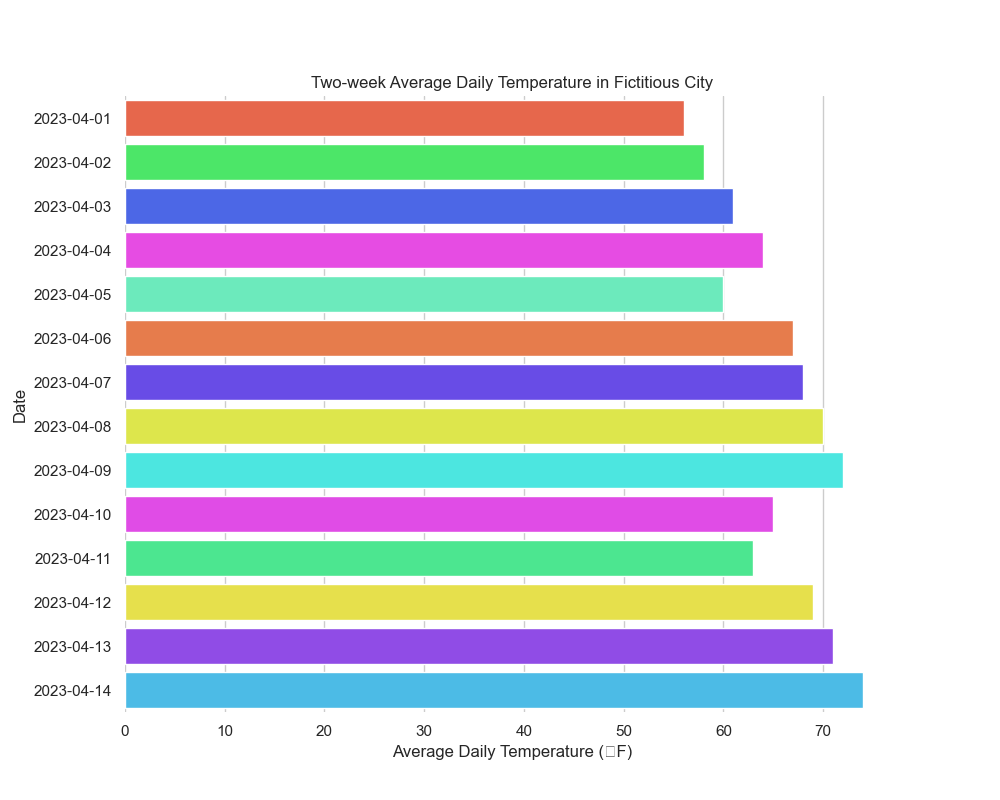

The script that drew this image:

import seaborn as sns
import pandas as pd
import matplotlib.pyplot as plt

# Data
data = {
    'Date': ['2023-04-01', '2023-04-02', '2023-04-03', '2023-04-04', 
             '2023-04-05', '2023-04-06', '2023-04-07', '2023-04-08', 
             '2023-04-09', '2023-04-10', '2023-04-11', '2023-04-12', 
             '2023-04-13', '2023-04-14'],
    'Temperature': [56, 58, 61, 64, 60, 67, 68, 70, 72, 65, 63, 69, 71, 74]
}

df = pd.DataFrame(data)

# Visualization
plt.figure(figsize=(10, 8))
sns.barplot(x='Temperature', y='Date', data=df,
            palette=['#FF5733', '#33FF57', '#3357FF', '#FF33FB',
                     '#57FFC1', '#FF7333', '#5733FF', '#F3FF33',
                     '#33FFF8', '#F833FF', '#33FF8D', '#FFF833',
                     '#8D33FF', '#33C6FF'],
            orient='h',
            dodge=False)

plt.xlabel('Average Daily Temperature (°F)')
plt.ylabel('Date')
plt.title('Two-week Average Daily Temperature in Fictitious City')
sns.despine(left=True, bottom=True)

plt.show()
